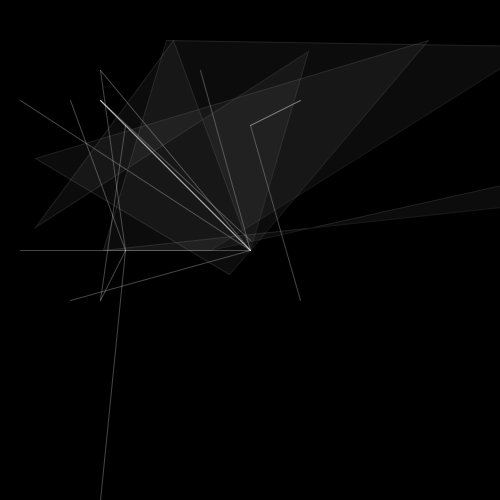
Frame 1 (no input)
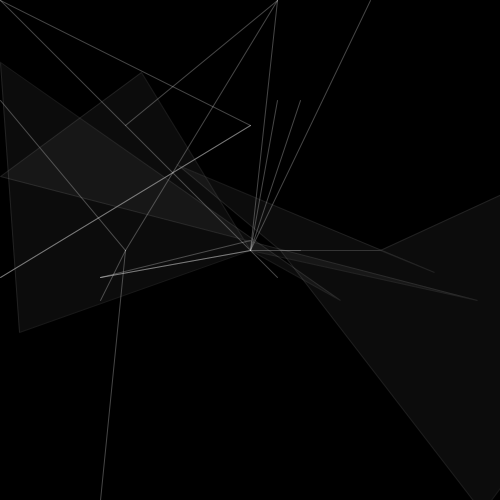
Frame 60 (the mouse pressed at the canvas centre just before this capture)
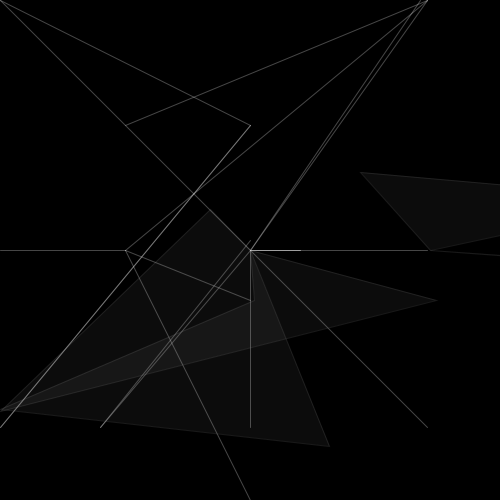
Frame 120 (the mouse held since frame 60 and released just before this capture)

The Processing sketch that drew these frames (run headless with seeded random() and noise(); from frame 60 on, the mouse is pressed at the canvas centre):

// Processing sketch: processing_27527
// ── processing_27527.pde

void setup()
{
  size(500,500);
  background(0);
  smooth();
  frameRate(20);
}
float l=100;
float i=100;
float a = 20;
float b = 300;
float c = 70;
float d = 450;
float e = 200;
float r = 0;

void mousePressed(){
  
    l=pmouseX;
    i=pmouseY;
    e=mouseX;
    a=400;
    b=100;
    stroke(random(1,255),i,e/2);
   
    }
void draw()
{
  background(0);
  stroke(255,255,255,70);
  line(100,i,250,240);
  line(i,l,250,250);
  line(100,i,250,250);
  line(i,b,250/2,250/2);
  line(a,l,250,250);
  line(i,c,250/2,250);
  line(b,i,250,250/2);
  line(i,i,250,250);
  line(c,l,250/2,250);
  line(c,b,250,250);
  line(b,b,250,250/2);
  line(l,i,250,250);
  line(l,300,250/2,250);
  line(i,c,250,250);
  line(b,i,250,250/2);
  line(e,c,250,250);
  line(l,500,250/2,250);
  line(a,250,250,250);
   i=i+3;
   d=d++;
   a=a*2;
   b=b/10;
   c=c/2;
   e=e+10;
 if(c<i/20){
    a = 300;
  }
 if (i>500){
    i=random(-500,500);
    l=random(-500,500);
  } 
  if (b>500){
    b=random(0,500);
  } 
   if (c>500){
    c=-450;
  } 
   if (d>550){
   d=random(0,300);
  } 
   if (e>500){
    e=300;
   ;
  }
   for(int t=0;t<10;t=t+5){
      stroke(150,40);
      fill(150,150,150,20);
      quad(random(300,1000),random(0,500),random(30,700),random(30,700),i,250,e,250);
      quad(250,250,random(0,500),a,c,random(0,500),random(0,500),random(0,500));
  }
}


    
